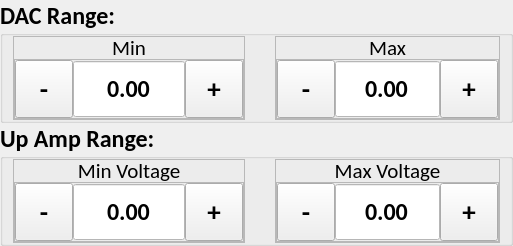
          <widget class="QWidget" name="triple_lang_v_probe_1">
           <layout class="QVBoxLayout" name="verticalLayout_25">
            <property name="spacing">
             <number>0</number>
            </property>
            <property name="leftMargin">
             <number>0</number>
            </property>
            <property name="topMargin">
             <number>0</number>
            </property>
            <property name="rightMargin">
             <number>0</number>
            </property>
            <property name="bottomMargin">
             <number>0</number>
            </property>
            <item>
             <widget class="QGroupBox" name="tlv_dac_gb">
              <property name="minimumSize">
               <size>
                <width>0</width>
                <height>112</height>
               </size>
              </property>
              <property name="font">
               <font>
                <family>Calibri</family>
                <pointsize>18</pointsize>
                <weight>75</weight>
                <bold>true</bold>
               </font>
              </property>
              <property name="title">
               <string>DAC Range:</string>
              </property>
              <layout class="QHBoxLayout" name="horizontalLayout_36">
               <property name="spacing">
                <number>30</number>
               </property>
               <property name="leftMargin">
                <number>10</number>
               </property>
               <property name="topMargin">
                <number>0</number>
               </property>
               <property name="rightMargin">
                <number>10</number>
               </property>
               <property name="bottomMargin">
                <number>0</number>
               </property>
               <item>
                <widget class="QFrame" name="tlv_dac_min_frame">
                 <property name="maximumSize">
                  <size>
                   <width>1000</width>
                   <height>1000</height>
                  </size>
                 </property>
                 <property name="frameShape">
                  <enum>QFrame::StyledPanel</enum>
                 </property>
                 <property name="frameShadow">
                  <enum>QFrame::Raised</enum>
                 </property>
                 <layout class="QVBoxLayout" name="verticalLayout_23">
                  <property name="spacing">
                   <number>0</number>
                  </property>
                  <property name="leftMargin">
                   <number>0</number>
                  </property>
                  <property name="topMargin">
                   <number>0</number>
                  </property>
                  <property name="rightMargin">
                   <number>0</number>
                  </property>
                  <property name="bottomMargin">
                   <number>0</number>
                  </property>
                  <item>
                   <widget class="QLabel" name="tlv_dac_min_label">
                    <property name="minimumSize">
                     <size>
                      <width>40</width>
                      <height>22</height>
                     </size>
                    </property>
                    <property name="maximumSize">
                     <size>
                      <width>1000</width>
                      <height>22</height>
                     </size>
                    </property>
                    <property name="font">
                     <font>
                      <family>Calibri</family>
                      <pointsize>16</pointsize>
                      <weight>50</weight>
                      <bold>false</bold>
                     </font>
                    </property>
                    <property name="text">
                     <string>Min</string>
                    </property>
                    <property name="alignment">
                     <set>Qt::AlignCenter</set>
                    </property>
                   </widget>
                  </item>
                  <item>
                   <widget class="QFrame" name="frame_18">
                    <property name="minimumSize">
                     <size>
                      <width>0</width>
                      <height>58</height>
                     </size>
                    </property>
                    <property name="frameShape">
                     <enum>QFrame::StyledPanel</enum>
                    </property>
                    <property name="frameShadow">
                     <enum>QFrame::Raised</enum>
                    </property>
                    <layout class="QHBoxLayout" name="horizontalLayout_37">
                     <property name="spacing">
                      <number>0</number>
                     </property>
                     <property name="leftMargin">
                      <number>0</number>
                     </property>
                     <property name="topMargin">
                      <number>0</number>
                     </property>
                     <property name="rightMargin">
                      <number>0</number>
                     </property>
                     <property name="bottomMargin">
                      <number>0</number>
                     </property>
                     <item>
                      <widget class="QToolButton" name="tlv_dac_min_minus">
                       <property name="minimumSize">
                        <size>
                         <width>58</width>
                         <height>58</height>
                        </size>
                       </property>
                       <property name="maximumSize">
                        <size>
                         <width>58</width>
                         <height>58</height>
                        </size>
                       </property>
                       <property name="font">
                        <font>
                         <pointsize>20</pointsize>
                         <weight>75</weight>
                         <bold>true</bold>
                        </font>
                       </property>
                       <property name="text">
                        <string>-</string>
                       </property>
                      </widget>
                     </item>
                     <item>
                      <widget class="QDoubleSpinBox" name="tlv_dac_min_input">
                       <property name="minimumSize">
                        <size>
                         <width>0</width>
                         <height>0</height>
                        </size>
                       </property>
                       <property name="maximumSize">
                        <size>
                         <width>1000</width>
                         <height>58</height>
                        </size>
                       </property>
                       <property name="font">
                        <font>
                         <family>Calibri</family>
                         <pointsize>18</pointsize>
                        </font>
                       </property>
                       <property name="layoutDirection">
                        <enum>Qt::LeftToRight</enum>
                       </property>
                       <property name="styleSheet">
                        <string notr="true">QDoubleSpinBox {
	background-color: #FFFFFF;
}</string>
                       </property>
                       <property name="alignment">
                        <set>Qt::AlignCenter</set>
                       </property>
                       <property name="readOnly">
                        <bool>true</bool>
                       </property>
                       <property name="buttonSymbols">
                        <enum>QAbstractSpinBox::NoButtons</enum>
                       </property>
                       <property name="correctionMode">
                        <enum>QAbstractSpinBox::CorrectToPreviousValue</enum>
                       </property>
                       <property name="showGroupSeparator" stdset="0">
                        <bool>false</bool>
                       </property>
                       <property name="minimum">
                        <double>-10000.000000000000000</double>
                       </property>
                       <property name="maximum">
                        <double>10000.000000000000000</double>
                       </property>
                      </widget>
                     </item>
                     <item>
                      <widget class="QToolButton" name="tlv_dac_min_plus">
                       <property name="minimumSize">
                        <size>
                         <width>58</width>
                         <height>58</height>
                        </size>
                       </property>
                       <property name="maximumSize">
                        <size>
                         <width>16777215</width>
                         <height>58</height>
                        </size>
                       </property>
                       <property name="font">
                        <font>
                         <pointsize>20</pointsize>
                         <weight>75</weight>
                         <bold>true</bold>
                        </font>
                       </property>
                       <property name="focusPolicy">
                        <enum>Qt::NoFocus</enum>
                       </property>
                       <property name="text">
                        <string>+</string>
                       </property>
                      </widget>
                     </item>
                    </layout>
                   </widget>
                  </item>
                 </layout>
                </widget>
               </item>
               <item>
                <widget class="QFrame" name="tlv_dac_max_frame">
                 <property name="minimumSize">
                  <size>
                   <width>0</width>
                   <height>0</height>
                  </size>
                 </property>
                 <property name="maximumSize">
                  <size>
                   <width>1000</width>
                   <height>1000</height>
                  </size>
                 </property>
                 <property name="frameShape">
                  <enum>QFrame::StyledPanel</enum>
                 </property>
                 <property name="frameShadow">
                  <enum>QFrame::Raised</enum>
                 </property>
                 <layout class="QVBoxLayout" name="verticalLayout_24">
                  <property name="spacing">
                   <number>0</number>
                  </property>
                  <property name="leftMargin">
                   <number>0</number>
                  </property>
                  <property name="topMargin">
                   <number>0</number>
                  </property>
                  <property name="rightMargin">
                   <number>0</number>
                  </property>
                  <property name="bottomMargin">
                   <number>0</number>
                  </property>
                  <item>
                   <widget class="QLabel" name="tlv_dac_max_label">
                    <property name="minimumSize">
                     <size>
                      <width>42</width>
                      <height>22</height>
                     </size>
                    </property>
                    <property name="maximumSize">
                     <size>
                      <width>1000</width>
                      <height>22</height>
                     </size>
                    </property>
                    <property name="font">
                     <font>
                      <family>Calibri</family>
                      <pointsize>16</pointsize>
                      <weight>50</weight>
                      <bold>false</bold>
                     </font>
                    </property>
                    <property name="text">
                     <string>Max</string>
                    </property>
                    <property name="alignment">
                     <set>Qt::AlignCenter</set>
                    </property>
                   </widget>
                  </item>
                  <item>
                   <widget class="QFrame" name="frame_19">
                    <property name="frameShape">
                     <enum>QFrame::StyledPanel</enum>
                    </property>
                    <property name="frameShadow">
                     <enum>QFrame::Raised</enum>
                    </property>
                    <layout class="QHBoxLayout" name="horizontalLayout_38">
                     <property name="spacing">
                      <number>0</number>
                     </property>
                     <property name="leftMargin">
                      <number>0</number>
                     </property>
                     <property name="topMargin">
                      <number>0</number>
                     </property>
                     <property name="rightMargin">
                      <number>0</number>
                     </property>
                     <property name="bottomMargin">
                      <number>0</number>
                     </property>
                     <item>
                      <widget class="QToolButton" name="tlv_dac_max_minus">
                       <property name="minimumSize">
                        <size>
                         <width>58</width>
                         <height>58</height>
                        </size>
                       </property>
                       <property name="maximumSize">
                        <size>
                         <width>58</width>
                         <height>58</height>
                        </size>
                       </property>
                       <property name="font">
                        <font>
                         <pointsize>20</pointsize>
                         <weight>75</weight>
                         <bold>true</bold>
                        </font>
                       </property>
                       <property name="text">
                        <string>-</string>
                       </property>
                      </widget>
                     </item>
                     <item>
                      <widget class="QDoubleSpinBox" name="tlv_dac_max_input">
                       <property name="minimumSize">
                        <size>
                         <width>0</width>
                         <height>0</height>
                        </size>
                       </property>
                       <property name="maximumSize">
                        <size>
                         <width>1000</width>
                         <height>58</height>
                        </size>
                       </property>
                       <property name="font">
                        <font>
                         <family>Calibri</family>
                         <pointsize>18</pointsize>
                        </font>
                       </property>
                       <property name="layoutDirection">
                        <enum>Qt::LeftToRight</enum>
                       </property>
                       <property name="styleSheet">
                        <string notr="true">QDoubleSpinBox {
	background-color: #FFFFFF;
}</string>
                       </property>
                       <property name="alignment">
                        <set>Qt::AlignCenter</set>
                       </property>
                       <property name="readOnly">
                        <bool>true</bool>
                       </property>
                       <property name="buttonSymbols">
                        <enum>QAbstractSpinBox::NoButtons</enum>
                       </property>
                       <property name="correctionMode">
                        <enum>QAbstractSpinBox::CorrectToPreviousValue</enum>
                       </property>
                       <property name="showGroupSeparator" stdset="0">
                        <bool>false</bool>
                       </property>
                       <property name="maximum">
                        <double>10000.000000000000000</double>
                       </property>
                      </widget>
                     </item>
                     <item>
                      <widget class="QToolButton" name="tlv_dac_max_plus">
                       <property name="minimumSize">
                        <size>
                         <width>58</width>
                         <height>58</height>
                        </size>
                       </property>
                       <property name="maximumSize">
                        <size>
                         <width>16777215</width>
                         <height>58</height>
                        </size>
                       </property>
                       <property name="font">
                        <font>
                         <pointsize>20</pointsize>
                         <weight>75</weight>
                         <bold>true</bold>
                        </font>
                       </property>
                       <property name="focusPolicy">
                        <enum>Qt::NoFocus</enum>
                       </property>
                       <property name="text">
                        <string>+</string>
                       </property>
                      </widget>
                     </item>
                    </layout>
                   </widget>
                  </item>
                 </layout>
                </widget>
               </item>
              </layout>
             </widget>
            </item>
            <item>
             <widget class="QGroupBox" name="tlv_up_amp_gb">
              <property name="minimumSize">
               <size>
                <width>0</width>
                <height>112</height>
               </size>
              </property>
              <property name="font">
               <font>
                <family>Calibri</family>
                <pointsize>18</pointsize>
                <weight>75</weight>
                <bold>true</bold>
               </font>
              </property>
              <property name="title">
               <string>Up Amp Range:</string>
              </property>
              <layout class="QHBoxLayout" name="horizontalLayout_33">
               <property name="spacing">
                <number>30</number>
               </property>
               <property name="leftMargin">
                <number>10</number>
               </property>
               <property name="topMargin">
                <number>0</number>
               </property>
               <property name="rightMargin">
                <number>10</number>
               </property>
               <property name="bottomMargin">
                <number>0</number>
               </property>
               <item>
                <widget class="QFrame" name="tlv_up_amp_min_frame">
                 <property name="maximumSize">
                  <size>
                   <width>1000</width>
                   <height>1000</height>
                  </size>
                 </property>
                 <property name="frameShape">
                  <enum>QFrame::StyledPanel</enum>
                 </property>
                 <property name="frameShadow">
                  <enum>QFrame::Raised</enum>
                 </property>
                 <layout class="QVBoxLayout" name="verticalLayout_21">
                  <property name="spacing">
                   <number>0</number>
                  </property>
                  <property name="leftMargin">
                   <number>0</number>
                  </property>
                  <property name="topMargin">
                   <number>0</number>
                  </property>
                  <property name="rightMargin">
                   <number>0</number>
                  </property>
                  <property name="bottomMargin">
                   <number>0</number>
                  </property>
                  <item>
                   <widget class="QLabel" name="tlv_up_amp_min_label">
                    <property name="minimumSize">
                     <size>
                      <width>40</width>
                      <height>22</height>
                     </size>
                    </property>
                    <property name="maximumSize">
                     <size>
                      <width>1000</width>
                      <height>22</height>
                     </size>
                    </property>
                    <property name="font">
                     <font>
                      <family>Calibri</family>
                      <pointsize>16</pointsize>
                      <weight>50</weight>
                      <bold>false</bold>
                     </font>
                    </property>
                    <property name="text">
                     <string>Min Voltage</string>
                    </property>
                    <property name="alignment">
                     <set>Qt::AlignCenter</set>
                    </property>
                   </widget>
                  </item>
                  <item>
                   <widget class="QFrame" name="frame_16">
                    <property name="minimumSize">
                     <size>
                      <width>0</width>
                      <height>58</height>
                     </size>
                    </property>
                    <property name="frameShape">
                     <enum>QFrame::StyledPanel</enum>
                    </property>
                    <property name="frameShadow">
                     <enum>QFrame::Raised</enum>
                    </property>
                    <layout class="QHBoxLayout" name="horizontalLayout_34">
                     <property name="spacing">
                      <number>0</number>
                     </property>
                     <property name="leftMargin">
                      <number>0</number>
                     </property>
                     <property name="topMargin">
                      <number>0</number>
                     </property>
                     <property name="rightMargin">
                      <number>0</number>
                     </property>
                     <property name="bottomMargin">
                      <number>0</number>
                     </property>
                     <item>
                      <widget class="QToolButton" name="tlv_up_amp_min_minus">
                       <property name="minimumSize">
                        <size>
                         <width>58</width>
                         <height>58</height>
                        </size>
                       </property>
                       <property name="maximumSize">
                        <size>
                         <width>58</width>
                         <height>58</height>
                        </size>
                       </property>
                       <property name="font">
                        <font>
                         <pointsize>20</pointsize>
                         <weight>75</weight>
                         <bold>true</bold>
                        </font>
                       </property>
                       <property name="text">
                        <string>-</string>
                       </property>
                      </widget>
                     </item>
                     <item>
                      <widget class="QDoubleSpinBox" name="tlv_up_amp_min_input">
                       <property name="minimumSize">
                        <size>
                         <width>0</width>
                         <height>0</height>
                        </size>
                       </property>
                       <property name="maximumSize">
                        <size>
                         <width>1000</width>
                         <height>58</height>
                        </size>
                       </property>
                       <property name="font">
                        <font>
                         <family>Calibri</family>
                         <pointsize>18</pointsize>
                        </font>
                       </property>
                       <property name="layoutDirection">
                        <enum>Qt::LeftToRight</enum>
                       </property>
                       <property name="styleSheet">
                        <string notr="true">QDoubleSpinBox {
	background-color: #FFFFFF;
}</string>
                       </property>
                       <property name="alignment">
                        <set>Qt::AlignCenter</set>
                       </property>
                       <property name="readOnly">
                        <bool>true</bool>
                       </property>
                       <property name="buttonSymbols">
                        <enum>QAbstractSpinBox::NoButtons</enum>
                       </property>
                       <property name="correctionMode">
                        <enum>QAbstractSpinBox::CorrectToPreviousValue</enum>
                       </property>
                       <property name="showGroupSeparator" stdset="0">
                        <bool>false</bool>
                       </property>
                       <property name="minimum">
                        <double>-10000.000000000000000</double>
                       </property>
                       <property name="maximum">
                        <double>10000.000000000000000</double>
                       </property>
                      </widget>
                     </item>
                     <item>
                      <widget class="QToolButton" name="tlv_up_amp_min_plus">
                       <property name="minimumSize">
                        <size>
                         <width>58</width>
                         <height>58</height>
                        </size>
                       </property>
                       <property name="maximumSize">
                        <size>
                         <width>16777215</width>
                         <height>58</height>
                        </size>
                       </property>
                       <property name="font">
                        <font>
                         <pointsize>20</pointsize>
                         <weight>75</weight>
                         <bold>true</bold>
                        </font>
                       </property>
                       <property name="focusPolicy">
                        <enum>Qt::NoFocus</enum>
                       </property>
                       <property name="text">
                        <string>+</string>
                       </property>
                      </widget>
                     </item>
                    </layout>
                   </widget>
                  </item>
                 </layout>
                </widget>
               </item>
               <item>
                <widget class="QFrame" name="tlv_up_amp_max_frame">
                 <property name="minimumSize">
                  <size>
                   <width>0</width>
                   <height>0</height>
                  </size>
                 </property>
                 <property name="maximumSize">
                  <size>
                   <width>1000</width>
                   <height>1000</height>
                  </size>
                 </property>
                 <property name="frameShape">
                  <enum>QFrame::StyledPanel</enum>
                 </property>
                 <property name="frameShadow">
                  <enum>QFrame::Raised</enum>
                 </property>
                 <layout class="QVBoxLayout" name="verticalLayout_22">
                  <property name="spacing">
                   <number>0</number>
                  </property>
                  <property name="leftMargin">
                   <number>0</number>
                  </property>
                  <property name="topMargin">
                   <number>0</number>
                  </property>
                  <property name="rightMargin">
                   <number>0</number>
                  </property>
                  <property name="bottomMargin">
                   <number>0</number>
                  </property>
                  <item>
                   <widget class="QLabel" name="tlv_up_amp_max_label">
                    <property name="minimumSize">
                     <size>
                      <width>42</width>
                      <height>22</height>
                     </size>
                    </property>
                    <property name="maximumSize">
                     <size>
                      <width>1000</width>
                      <height>22</height>
                     </size>
                    </property>
                    <property name="font">
                     <font>
                      <family>Calibri</family>
                      <pointsize>16</pointsize>
                      <weight>50</weight>
                      <bold>false</bold>
                     </font>
                    </property>
                    <property name="text">
                     <string>Max Voltage</string>
                    </property>
                    <property name="alignment">
                     <set>Qt::AlignCenter</set>
                    </property>
                   </widget>
                  </item>
                  <item>
                   <widget class="QFrame" name="frame_17">
                    <property name="frameShape">
                     <enum>QFrame::StyledPanel</enum>
                    </property>
                    <property name="frameShadow">
                     <enum>QFrame::Raised</enum>
                    </property>
                    <layout class="QHBoxLayout" name="horizontalLayout_35">
                     <property name="spacing">
                      <number>0</number>
                     </property>
                     <property name="leftMargin">
                      <number>0</number>
                     </property>
                     <property name="topMargin">
                      <number>0</number>
                     </property>
                     <property name="rightMargin">
                      <number>0</number>
                     </property>
                     <property name="bottomMargin">
                      <number>0</number>
                     </property>
                     <item>
                      <widget class="QToolButton" name="tlv_up_amp_max_minus">
                       <property name="minimumSize">
                        <size>
                         <width>58</width>
                         <height>58</height>
                        </size>
                       </property>
                       <property name="maximumSize">
                        <size>
                         <width>58</width>
                         <height>58</height>
                        </size>
                       </property>
                       <property name="font">
                        <font>
                         <pointsize>20</pointsize>
                         <weight>75</weight>
                         <bold>true</bold>
                        </font>
                       </property>
                       <property name="text">
                        <string>-</string>
                       </property>
                      </widget>
                     </item>
                     <item>
                      <widget class="QDoubleSpinBox" name="tlv_up_amp_max_input">
                       <property name="minimumSize">
                        <size>
                         <width>0</width>
                         <height>0</height>
                        </size>
                       </property>
                       <property name="maximumSize">
                        <size>
                         <width>1000</width>
                         <height>58</height>
                        </size>
                       </property>
                       <property name="font">
                        <font>
                         <family>Calibri</family>
                         <pointsize>18</pointsize>
                        </font>
                       </property>
                       <property name="layoutDirection">
                        <enum>Qt::LeftToRight</enum>
                       </property>
                       <property name="styleSheet">
                        <string notr="true">QDoubleSpinBox {
	background-color: #FFFFFF;
}</string>
                       </property>
                       <property name="alignment">
                        <set>Qt::AlignCenter</set>
                       </property>
                       <property name="readOnly">
                        <bool>true</bool>
                       </property>
                       <property name="buttonSymbols">
                        <enum>QAbstractSpinBox::NoButtons</enum>
                       </property>
                       <property name="correctionMode">
                        <enum>QAbstractSpinBox::CorrectToPreviousValue</enum>
                       </property>
                       <property name="showGroupSeparator" stdset="0">
                        <bool>false</bool>
                       </property>
                       <property name="maximum">
                        <double>10000.000000000000000</double>
                       </property>
                      </widget>
                     </item>
                     <item>
                      <widget class="QToolButton" name="tlv_up_amp_max_plus">
                       <property name="minimumSize">
                        <size>
                         <width>58</width>
                         <height>58</height>
                        </size>
                       </property>
                       <property name="maximumSize">
                        <size>
                         <width>16777215</width>
                         <height>58</height>
                        </size>
                       </property>
                       <property name="font">
                        <font>
                         <pointsize>20</pointsize>
                         <weight>75</weight>
                         <bold>true</bold>
                        </font>
                       </property>
                       <property name="focusPolicy">
                        <enum>Qt::NoFocus</enum>
                       </property>
                       <property name="text">
                        <string>+</string>
                       </property>
                      </widget>
                     </item>
                    </layout>
                   </widget>
                  </item>
                 </layout>
                </widget>
               </item>
              </layout>
             </widget>
            </item>
           </layout>
          </widget>
